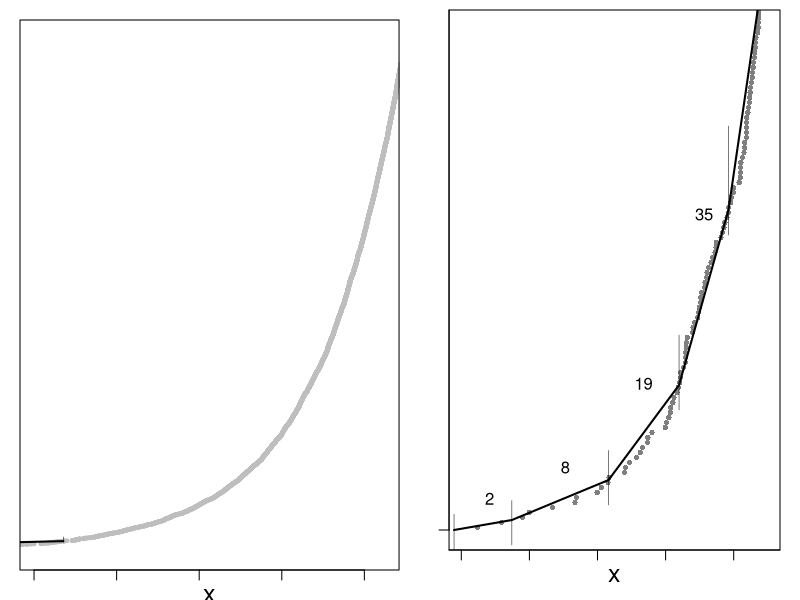

This figure's R source:
### Illustrates the piece-wise linear approximation of the cumulative distribution using constant size bins

fade = rgb(0,0,0,alpha=0.5)
dot.size = 0.7
n = 10000
set.seed(5)

pdf("linear-interpolation.pdf", width=6, height=2.7, pointsize=10)
layout(matrix(c(1,2),byrow=T, ncol=2), widths=c(1.1,1))
u = sort(runif(n))
x = log(1-u)
x = sort(x)
F = ((0:(n-1))+0.5)/n
par(mar=c(1.5,1.,1,1))
plot(x, F, cex=0.5, pch=21, bg='gray', col='gray', type='b', xlim=c(-5,-0.75), ylim=c(0,0.6), yaxt='n', xaxt='n')
axis(side=1, at=-5:-1, labels=NA)
title(xlab='x', line=0.8, cex.lab=1.5)
title(ylab='q', line=1.5, cex.lab=1.5)

left.end = x[1] - (x[2]-x[1])

lines(c(left.end, x[100]), c(0, 0.01), lwd=2)
lines(c(left.end, left.end), c(-0.0005, 0.0005), lt=1, col='black', lwd=0.5)
lines(c(x[100], x[100]), c(0.0085, 0.015), lt=1, col='black', lwd=0.5)
text(-7, 0.006, "100")

###text(-5, 0.4, adj=0, "Constant size bins result in large")
###text(-5, 0.35, adj=0, "errors at extreme quantiles")

par(mar=c(2.5,1.5,0.5,1))

plot(x, F, cex=dot.size, pch=21, bg=fade, col=NA, type='b', xlim=c(-9,-4.5), ylim=c(0,0.01), yaxt='n', xaxt='n')
axis(side=1, at=-10:-1, labels=NA)
axis(side=2, at=(0:6)/10, labels=NA)
title(xlab='x', line=0.8, cex.lab=1.5)
title(ylab='q', line=2, cex.lab=1.5)

q.to.k = function(q) {
    (asin(2*q-1)/pi + 1/2)
}

k.to.q = function(k,compression) {
    sin(k/compression*pi - pi/2)/2 + 0.5
}

weights = c(2, 8, 19, 35, 56, 81, 111)
q.bin = cumsum(c(0, weights)/n)

i.bin = c(1, cumsum(weights)+1)
i.right = i.bin-1
i.right = i.right[i.right > 0]
m = length(i.right)
i.bin = i.bin[1:m]

x.bin = c(left.end, (x[i.right[1:(m-1)]] + x[i.bin[2:m]])/2)
F.bin = (i.bin-1) / n
lines(x.bin, F.bin, lwd=2)
dy = 0.0005
for (i in 1:m) {
    x.text = (x[i.bin[i]] + x[i.right[i]])/2
    y.text = (F.bin[i] + F.bin[i+1])/2
    x.offset = 0.3 * y.text
    y.offset = dy * (1 + 500*y.text)
    x.pos = x.text - x.offset
    y.pos = y.text + y.offset
    lines(c(x.bin[i],x.bin[i]), c(F.bin[i]-dy+0.000, F.bin[i]+dy+y.offset*0.6-0.0005), lt=1, lwd=0.5, col='black')
    text(x.text - x.offset, y.text + y.offset, i.right[i]-i.bin[i]+1)
}
###text(-5, 0.35, adj=0, "Variable size bins keep errors")
###text(-5, 0.3, adj=0, "small at extreme quantiles")

dev.off()
